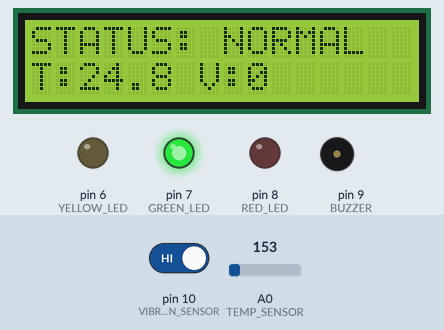
A sketch run on a simulated Arduino Uno, built with avr-gcc and run on an emulated ATmega328P. On the bench: 16×2 character LCD, output pins drawn as LEDs (lit = HIGH), buzzer (waves = sounding). The test bench sets the inputs (shaded band); at power-on: A0 (TEMP_SENSOR) = 153, pin 10 (VIBRATION_SENSOR) HIGH. What the sketch prints to the serial monitor is not drawn.

Above: at 3.4 s.
3.5 s: A0 (TEMP_SENSOR) set to 199
At 4.9 s:
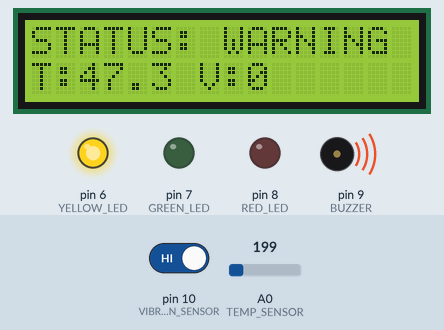
5.2 s: pin 10 (VIBRATION_SENSOR) driven LOW
At 6.2 s:
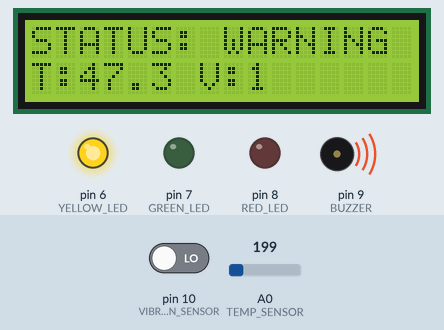
6.7 s: A0 (TEMP_SENSOR) set to 191
At 7.2 s:
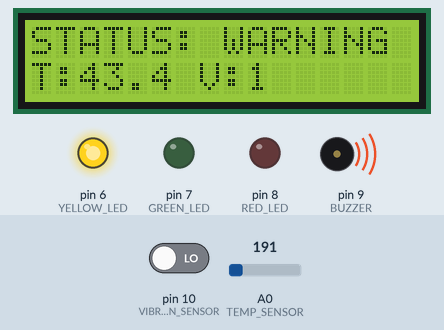
8.2 s: A0 (TEMP_SENSOR) set to 114
At 9.6 s:
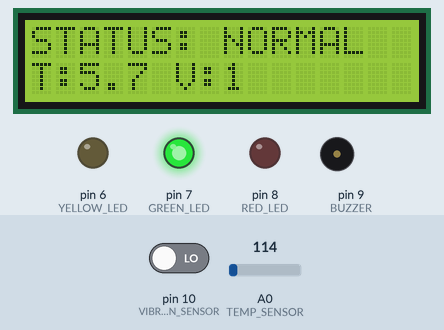
Timing chart, 0 to 11.2 s (numbered marks = the images above; inputs shaded):
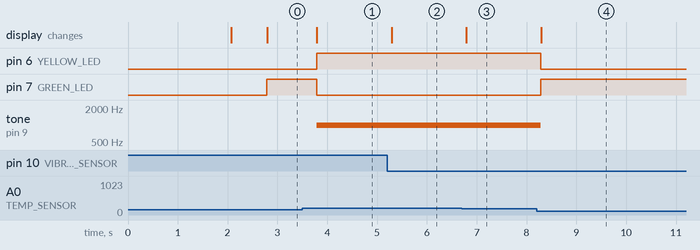

Measured:
- the behaviour switches between 184 and 185 on A0 (TEMP_SENSOR) (found by bisection; images 0 and 1)
- after the input at 3.5 s, pin 6 (YELLOW_LED): LOW → HIGH after 0.29 s; pin 7 (GREEN_LED): HIGH → LOW after 0.29 s; tone on pin 9 (BUZZER): silent → 1000 Hz after 0.29 s; the display: changes after 0.29 s (image 1)
- after the input at 5.2 s, the display: changes after 0.09 s (image 2)
- after the input at 6.7 s, the display: changes after 0.09 s (image 3)
- after the input at 8.2 s, pin 6 (YELLOW_LED): HIGH → LOW after 0.09 s; pin 7 (GREEN_LED): LOW → HIGH after 0.09 s; tone on pin 9 (BUZZER): 1000 Hz → silent after 0.09 s; the display: changes after 0.09 s (image 4)

The sketch:

equipment_monitor.ino
```cpp
/*
 * ============================================================
 * INDUSTRIAL EQUIPMENT HEALTH MONITORING SYSTEM
 * Embedded Systems Engineering Prototype
 *
 * Author: Ismael Mfumu
 * Project Type: Computer Systems Engineering Project
 * Platform: Arduino / Embedded Microcontroller
 *
 * Description:
 * This project is an embedded condition-monitoring prototype
 * designed to demonstrate the acquisition, processing, and
 * classification of industrial equipment health data.
 *
 * The system monitors temperature and vibration inputs,
 * evaluates equipment condition using defined health states,
 * detects sensor faults, provides local operator feedback,
 * and logs monitoring data for analysis.
 *
 * Health States:
 *   - NORMAL
 *   - WARNING
 *   - CRITICAL
 *   - SENSOR_FAULT
 *
 * NOTE:
 * This is an engineering prototype for demonstration,
 * testing, and portfolio purposes. Thresholds and hardware
 * are simplified and are not intended for direct industrial
 * deployment without further engineering validation.
 *
 * ============================================================
 */


#include <LiquidCrystal.h>

// =====================================================
// PIN DEFINITIONS
// =====================================================

#define TEMP_SENSOR A0

#define GREEN_LED 7
#define YELLOW_LED 6
#define RED_LED 8

#define BUZZER 9

#define VIBRATION_SENSOR 10


// =====================================================
// LCD
// RS, E, D4, D5, D6, D7
// =====================================================

LiquidCrystal lcd(12, 11, 5, 4, 3, 2);


// =====================================================
// EQUIPMENT STATES
// =====================================================

enum EquipmentState {

  NORMAL,

  WARNING,

  CRITICAL,

  SENSOR_FAULT
};


EquipmentState currentState = NORMAL;


// =====================================================
// SENSOR VARIABLES
// =====================================================

float temperatureC = 0.0;

int vibrationCount = 0;


// =====================================================
// VIBRATION EVENT DETECTION
// =====================================================

int lastVibrationState = HIGH;

unsigned long lastVibrationEvent = 0;

const unsigned long vibrationDebounceTime = 200;


// =====================================================
// TIMING
// =====================================================

unsigned long lastSensorRead = 0;

unsigned long lastDisplayUpdate = 0;

unsigned long lastLogTime = 0;

unsigned long lastVibrationReset = 0;


// =====================================================
// SYSTEM TIMING
// =====================================================

const unsigned long sensorInterval = 500;

const unsigned long displayInterval = 500;

const unsigned long logInterval = 1000;

const unsigned long vibrationWindow = 10000;


// =====================================================
// SETUP
// =====================================================

void setup() {

  Serial.begin(9600);

  lcd.begin(16, 2);


  // ---------------------------------------------------
  // Configure outputs
  // ---------------------------------------------------

  pinMode(GREEN_LED, OUTPUT);

  pinMode(YELLOW_LED, OUTPUT);

  pinMode(RED_LED, OUTPUT);

  pinMode(BUZZER, OUTPUT);


  // ---------------------------------------------------
  // Configure vibration input
  // ---------------------------------------------------

  pinMode(VIBRATION_SENSOR, INPUT_PULLUP);


  // ---------------------------------------------------
  // Initial output state
  // ---------------------------------------------------

  digitalWrite(GREEN_LED, LOW);

  digitalWrite(YELLOW_LED, LOW);

  digitalWrite(RED_LED, LOW);

  noTone(BUZZER);


  // ---------------------------------------------------
  // Startup display
  // ---------------------------------------------------

  lcd.clear();

  lcd.setCursor(0, 0);

  lcd.print("Equipment");


  lcd.setCursor(0, 1);

  lcd.print("Monitor Starting");


  delay(2000);

  lcd.clear();


  // ---------------------------------------------------
  // Serial logging header
  // ---------------------------------------------------


Serial.println("========================================");
Serial.println("Industrial Equipment Health Monitoring System");
Serial.println("Embedded Systems Engineering Prototype");
Serial.println("Author: Ismael Mfumu");
Serial.println("Computer Systems Engineering Project");
Serial.println("========================================");


  Serial.println();

  Serial.println(
    "Time(s),Temperature(C),Vibration,State"
  );


  // ---------------------------------------------------
  // Initialize timers
  // ---------------------------------------------------

  unsigned long currentTime = millis();

  lastSensorRead = currentTime;

  lastDisplayUpdate = currentTime;

  lastLogTime = currentTime;

  lastVibrationReset = currentTime;

  lastVibrationState = digitalRead(VIBRATION_SENSOR);
}


// =====================================================
// MAIN LOOP
// =====================================================

void loop() {

  unsigned long currentTime = millis();


  // ===================================================
  // 1. READ SENSORS
  // ===================================================

  if (currentTime - lastSensorRead >= sensorInterval) {

    readTemperature();

    detectVibration();

    lastSensorRead = currentTime;
  }


  // ===================================================
  // 2. RESET VIBRATION WINDOW
  // ===================================================

  if (currentTime - lastVibrationReset >= vibrationWindow) {

    vibrationCount = 0;

    lastVibrationReset = currentTime;
  }


  // ===================================================
  // 3. EVALUATE EQUIPMENT HEALTH
  // ===================================================

  evaluateEquipmentHealth();


  // ===================================================
  // 4. UPDATE DISPLAY AND OUTPUTS
  // ===================================================

  if (currentTime - lastDisplayUpdate >= displayInterval) {

    updateOutputs();

    lastDisplayUpdate = currentTime;
  }


  // ===================================================
  // 5. LOG DATA
  // ===================================================

  if (currentTime - lastLogTime >= logInterval) {

    logData();

    lastLogTime = currentTime;
  }
}


// =====================================================
// TEMPERATURE ACQUISITION
// =====================================================

void readTemperature() {

  int sensorValue = analogRead(TEMP_SENSOR);


  float voltage =
    sensorValue * (5.0 / 1023.0);


  temperatureC =
    (voltage - 0.5) * 100.0;
}


// =====================================================
// VIBRATION EVENT DETECTION
// =====================================================

void detectVibration() {

  int currentVibrationState =
    digitalRead(VIBRATION_SENSOR);


  // ---------------------------------------------------
  // Detect HIGH → LOW transition
  // ---------------------------------------------------

  if (
    lastVibrationState == HIGH &&
    currentVibrationState == LOW
  ) {

    unsigned long currentTime = millis();


    // -------------------------------------------------
    // Debounce vibration event
    // -------------------------------------------------

    if (
      currentTime - lastVibrationEvent
      >= vibrationDebounceTime
    ) {

      vibrationCount++;

      lastVibrationEvent = currentTime;


      Serial.print("Vibration event detected. Count = ");

      Serial.println(vibrationCount);
    }
  }


  lastVibrationState = currentVibrationState;
}


// =====================================================
// HEALTH ASSESSMENT
// =====================================================

void evaluateEquipmentHealth() {

  // ---------------------------------------------------
  // Sensor fault detection
  // ---------------------------------------------------

  if (
    temperatureC < -40.0 ||
    temperatureC > 125.0
  ) {

    currentState = SENSOR_FAULT;

    return;
  }


  // ---------------------------------------------------
  // Critical temperature
  // ---------------------------------------------------

  if (temperatureC > 60.0) {

    currentState = CRITICAL;

    return;
  }


  // ---------------------------------------------------
  // Critical vibration
  // ---------------------------------------------------

  if (vibrationCount >= 6) {

    currentState = CRITICAL;

    return;
  }


  // ---------------------------------------------------
  // Warning temperature
  // ---------------------------------------------------

  if (temperatureC >= 40.0) {

    currentState = WARNING;

    return;
  }


  // ---------------------------------------------------
  // Warning vibration
  // ---------------------------------------------------

  if (vibrationCount >= 3) {

    currentState = WARNING;

    return;
  }


  // ---------------------------------------------------
  // Otherwise system is normal
  // ---------------------------------------------------

  currentState = NORMAL;
}


// =====================================================
// OUTPUT CONTROL
// =====================================================

void updateOutputs() {

  // ---------------------------------------------------
  // Reset outputs
  // ---------------------------------------------------

  digitalWrite(GREEN_LED, LOW);

  digitalWrite(YELLOW_LED, LOW);

  digitalWrite(RED_LED, LOW);

  noTone(BUZZER);


  // ===================================================
  // NORMAL
  // ===================================================

  if (currentState == NORMAL) {

    digitalWrite(GREEN_LED, HIGH);


    lcd.clear();

    lcd.setCursor(0, 0);

    lcd.print("STATUS: NORMAL");


    lcd.setCursor(0, 1);

    lcd.print("T:");

    lcd.print(temperatureC, 1);

    lcd.print(" V:");

    lcd.print(vibrationCount);
  }


  // ===================================================
  // WARNING
  // ===================================================

  else if (currentState == WARNING) {

    digitalWrite(YELLOW_LED, HIGH);


    lcd.clear();

    lcd.setCursor(0, 0);

    lcd.print("STATUS: WARNING");


    lcd.setCursor(0, 1);

    lcd.print("T:");

    lcd.print(temperatureC, 1);

    lcd.print(" V:");

    lcd.print(vibrationCount);


    tone(BUZZER, 1000);
  }


  // ===================================================
  // CRITICAL
  // ===================================================

  else if (currentState == CRITICAL) {

    digitalWrite(RED_LED, HIGH);


    lcd.clear();

    lcd.setCursor(0, 0);

    lcd.print("STATUS: CRITICAL");


    lcd.setCursor(0, 1);

    lcd.print("T:");

    lcd.print(temperatureC, 1);

    lcd.print(" V:");

    lcd.print(vibrationCount);


    tone(BUZZER, 2000);
  }


  // ===================================================
  // SENSOR FAULT
  // ===================================================

  else if (currentState == SENSOR_FAULT) {

    digitalWrite(RED_LED, HIGH);


    lcd.clear();

    lcd.setCursor(0, 0);

    lcd.print("SENSOR FAULT");


    lcd.setCursor(0, 1);

    lcd.print("CHECK SENSOR");


    tone(BUZZER, 1500);
  }
}


// =====================================================
// DATA LOGGING
// =====================================================

void logData() {

  unsigned long elapsedTime =
    millis() / 1000;


  // ---------------------------------------------------
  // Timestamp
  // ---------------------------------------------------

  Serial.print(elapsedTime);

  Serial.print(",");


  // ---------------------------------------------------
  // Temperature
  // ---------------------------------------------------

  Serial.print(temperatureC, 1);

  Serial.print(",");


  // ---------------------------------------------------
  // Vibration count
  // ---------------------------------------------------

  Serial.print(vibrationCount);

  Serial.print(",");


  // ---------------------------------------------------
  // Equipment state
  // ---------------------------------------------------

  if (currentState == NORMAL) {

    Serial.println("NORMAL");
  }

  else if (currentState == WARNING) {

    Serial.println("WARNING");
  }

  else if (currentState == CRITICAL) {

    Serial.println("CRITICAL");
  }

  else {

    Serial.println("SENSOR_FAULT");
  }
}
```
